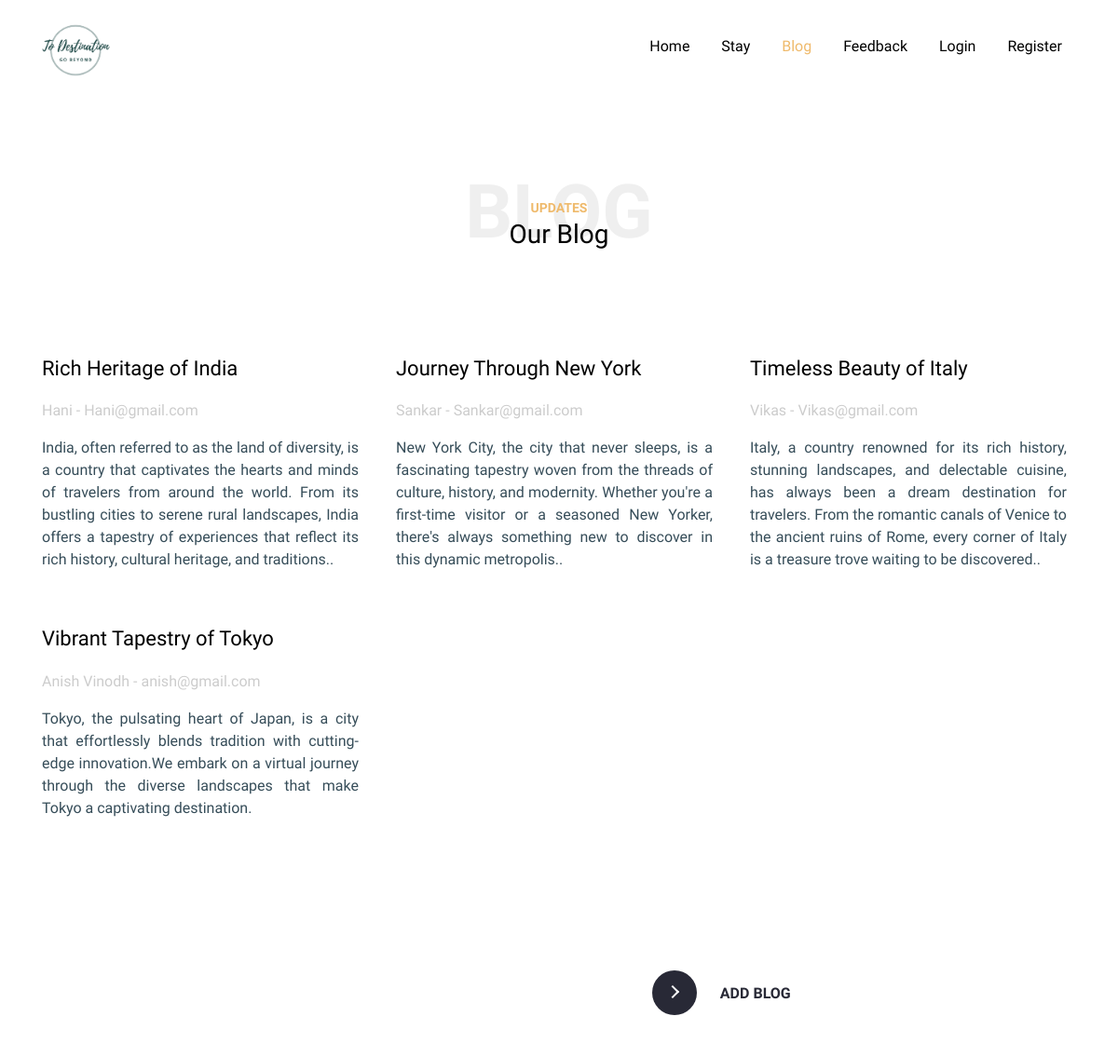
Before: /Blog (upper part) with the older database file.
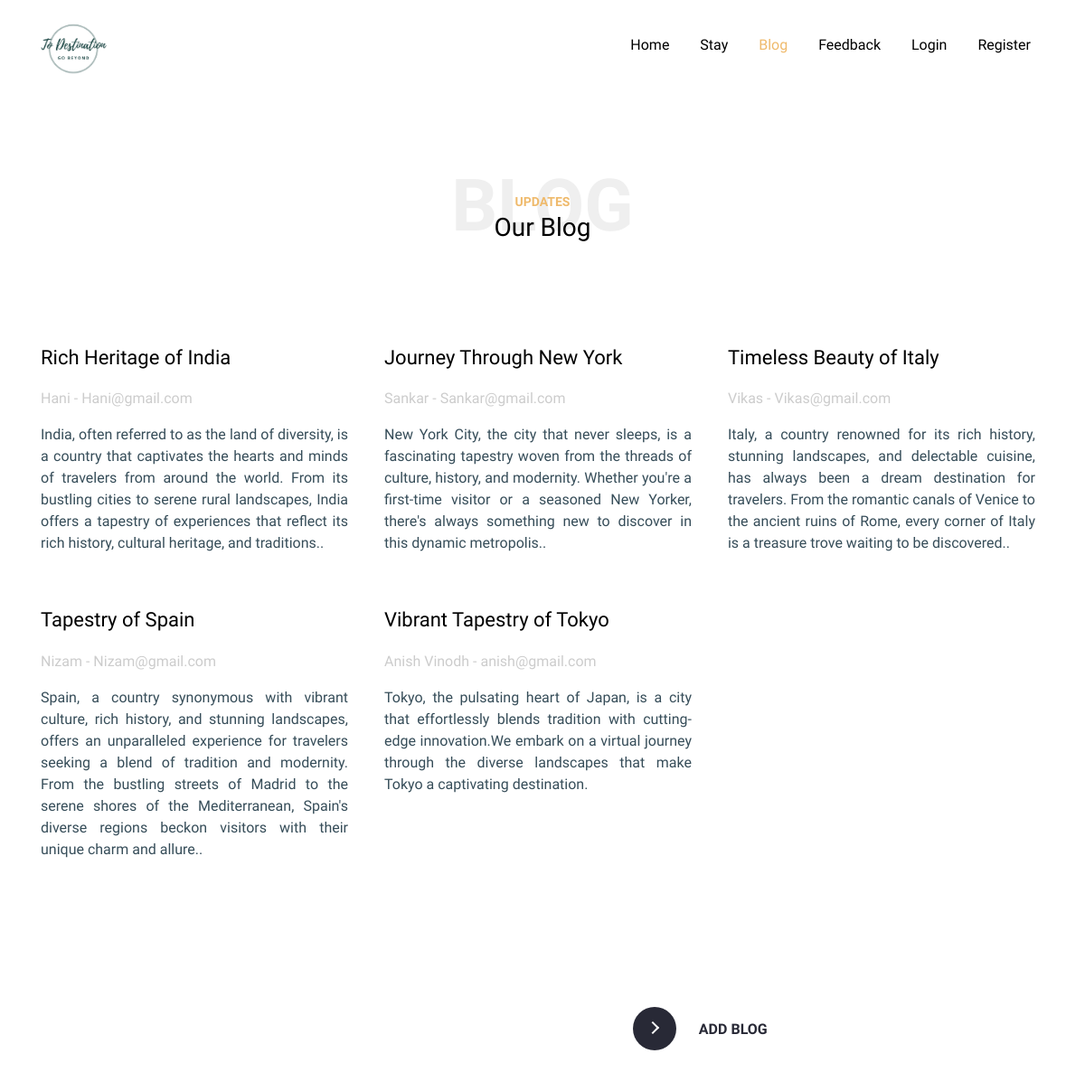
After: the same page with the newer database file.
### users/models.py (models this page shows, shortened)
class blog(models.Model):
    username = models.CharField(blank=False,max_length=50)
    email = models.EmailField(blank=False,max_length=200)
    message = models.TextField(blank=False,max_length=250)
    title = models.CharField(blank=False,max_length=500)

### users/views.py (the view)
# urls.py: path('Blog', views.Blog, name="Blog"),
def Blog(request):
    blg = blog.objects.all()
    return render(request, 'users/blog.html', {'blog':blg})

### templates/users/blog.html (shortened to what this page needs)
{% extends 'bases/userbase.html' %}
{% load static %}
{% block content %}
<link rel="stylesheet" href="{% static 'users/css/style.css' %}">
<link rel="stylesheet" href="{% static 'users/fonts/icomoon/style.css' %}">
<link rel="stylesheet" href="{% static 'users/css/bootstrap.min.css' %}">
<header class="site-navbar site-navbar-target" role="banner">
  <div class="container">
    <div class="row align-items-center position-relative">
      <div class="col-3 ">
        <div class="site-logo">
          <a href="index " class="font-weight-bold">
            <img src="{% static 'users/images/Blue Coming Soon Banner Landscape (1).jpg' %}" alt="Image"
              class="img-fluid">
          </a>
        </div>
      </div>
      <div class="col-9  text-right">
        <nav class="site-navigation text-right ml-auto d-none d-lg-block" role="navigation">
          <ul class="site-menu main-menu js-clone-nav ml-auto ">
            <li><a href="{% url 'index' %}" class="nav-link"
                style="font-family : Work Sans, sans-serif; font-size: 16px; font-weight :300;">Home</a></li>
            <li><a href="trip" class="nav-link">Stay</a></li>
            <li><a href="Blog" class="nav-link active">Blog</a></li>
            <li><a href="contacts" class="nav-link">Feedback</a></li>
            {% if request.user.is_authenticated %}
            <li><a href="user_logout" class="nav-link">Logout</a></li>
            {% else %}
            <li><a href="user_login" class="nav-link">Login</a></li>
            <li><a href="register" class="nav-link">Register</a></li>
            {% endif %}
          </ul>
        </nav>
      </div>
    </div>
  </div>
</header>
<body>
  <div class="site-section">
    <div class="container">
      <div class="row justify-content-center text-center">
        <div class="col-md-10">
          <div class="heading-39101 mb-5">
            <span class="backdrop text-center">Blog</span>
            <span class="subtitle-39191" style="font: size 40px;">Updates</span>
            <h3 styles="font-size: 2rem;">Our Blog</h3>
            <br><br>
          </div>
        </div>
      </div>
        <div class="row">
          {% for i in blog %}
        <div class="col-lg-4 mb-4">
          <div class="post-entry-1 h-100">
            <div class="post-entry-1-contents" style="padding-right: 0px; padding-left: 0px; padding-bottom: 10px; padding-top: 10px; margin-right: 10px;">
              <h2>{{ i.title }}</h2>
              <span class="meta d-inline-block mb-3">{{ i.username }} - {{ i.email }}</span>
              <p style="text-align: justify;">{{i.message}}.</p>
            </div>
          </div>
        </div>
        {% endfor %}
      <div class="col-lg-4 mb-4">
        <div class="post-entry-1 h-100">
          <div class="post-entry-1-contents" style="padding-right: 0px; padding-left: 0px; padding-bottom: 10px; padding-top: 10px; margin-right: 10px;">
            <h2>Vibrant Tapestry of Tokyo</h2>
            <span class="meta d-inline-block mb-3">Anish Vinodh - anish@gmail.com</span>
            <p style="text-align: justify;">Tokyo, the pulsating heart of Japan, is a city that effortlessly blends tradition with cutting-edge innovation.We embark on a virtual journey through the diverse landscapes that make Tokyo a captivating destination.</p>
          </div>
        </div>
      </div>
    </div>
  </div>
</div>
  </div>
<button class="learn-more" style="left:700px;">
    <a href="form">
  <span class="circle" aria-hidden="true">
  <span class="icon arrow"></span>
  </span>
    <span class="button-text">Add Blog</span>
    </a>
</button>
<br><br><br>
</body>
{% endblock content %}

Changed rows visible on the page:
added blog: title "Tapestry of Spain", username "Nizam", email "Nizam@gmail.com", message "Spain, a country synonymous with vibrant culture, rich history, and stunning landscapes, offers an unparalleled experience for travelers seeking a blend of tradition and modernity. From the bustling streets of Madrid to the serene shores of the Mediterranean, Spain's diverse regions beckon visitors with their unique charm and allure."
